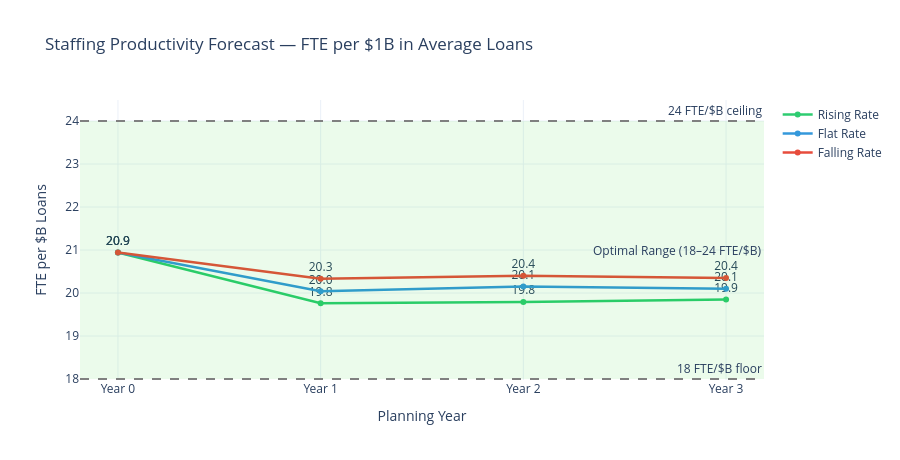

Notebook source saved alongside this figure:
### Code cell
# SECTION 7C — Staffing Forecast Line Chart with Benchmark Band
# Management wants FTE productivity to stay in the 18-24 FTE/$B band
# as loan volume grows — this chart makes deviations immediately visible

fig_fte = go.Figure()
all_years = ["Year 0"] + years

for name, df in scenario_results.items():
    fte_vals = [round(fte_count / (avg_loans_M / 1_000), 2)] + df["FTE per $B Loans"].tolist()
    fig_fte.add_trace(go.Scatter(
        x=all_years,
        y=fte_vals,
        mode="lines+markers+text",
        name=name,
        line=dict(color=SCENARIO_PARAMS[name]["color"], width=2.5),
        text=[f"{v:.1f}" for v in fte_vals],
        textposition="top center"
    ))

fig_fte.add_hrect(
    y0=FTE_LOWER, y1=FTE_UPPER,
    fillcolor="rgba(0,200,0,0.08)",
    line_width=0,
    annotation_text="Optimal Range (18–24 FTE/$B)",
    annotation_position="right"
)
fig_fte.add_hline(y=FTE_LOWER, line_dash="dash", line_color="gray",
                  annotation_text="18 FTE/$B floor")
fig_fte.add_hline(y=FTE_UPPER, line_dash="dash", line_color="gray",
                  annotation_text="24 FTE/$B ceiling")

fig_fte.update_layout(
    title="Staffing Productivity Forecast — FTE per $1B in Average Loans",
    yaxis_title="FTE per $B Loans",
    xaxis_title="Planning Year",
    height=460,
    template="plotly_white"
)
fig_fte.show()

### Figure 1 — Plotly figure (JSON) as saved in the notebook; plotly's stock layout.template omitted (floating-point values rounded to 4 significant figures)
{"data": [{"line": {"color": "#2ecc71", "width": 2.5}, "mode": "lines+markers+text", "name": "Rising Rate", "text": ["20.9", "19.8", "19.8", "19.9"], "textposition": "top center", "type": "scatter", "x": ["Year 0", "Year 1", "Year 2", "Year 3"], "y": [20.94, 19.76, 19.79, 19.85]}, {"line": {"color": "#3498db", "width": 2.5}, "mode": "lines+markers+text", "name": "Flat Rate", "text": ["20.9", "20.0", "20.1", "20.1"], "textposition": "top center", "type": "scatter", "x": ["Year 0", "Year 1", "Year 2", "Year 3"], "y": [20.94, 20.04, 20.15, 20.1]}, {"line": {"color": "#e74c3c", "width": 2.5}, "mode": "lines+markers+text", "name": "Falling Rate", "text": ["20.9", "20.3", "20.4", "20.4"], "textposition": "top center", "type": "scatter", "x": ["Year 0", "Year 1", "Year 2", "Year 3"], "y": [20.94, 20.33, 20.4, 20.35]}], "layout": {"annotations": [{"showarrow": false, "text": "Optimal Range (18–24 FTE/$B)", "x": 1, "xanchor": "right", "xref": "x domain", "y": 21, "yanchor": "middle", "yref": "y"}, {"showarrow": false, "text": "18 FTE/$B floor", "x": 1, "xanchor": "right", "xref": "x domain", "y": 18, "yanchor": "bottom", "yref": "y"}, {"showarrow": false, "text": "24 FTE/$B ceiling", "x": 1, "xanchor": "right", "xref": "x domain", "y": 24, "yanchor": "bottom", "yref": "y"}], "height": 460, "shapes": [{"fillcolor": "rgba(0,200,0,0.08)", "line": {"width": 0}, "type": "rect", "x0": 0, "x1": 1, "xref": "x domain", "y0": 18, "y1": 24, "yref": "y"}, {"line": {"color": "gray", "dash": "dash"}, "type": "line", "x0": 0, "x1": 1, "xref": "x domain", "y0": 18, "y1": 18, "yref": "y"}, {"line": {"color": "gray", "dash": "dash"}, "type": "line", "x0": 0, "x1": 1, "xref": "x domain", "y0": 24, "y1": 24, "yref": "y"}], "title": {"text": "Staffing Productivity Forecast — FTE per $1B in Average Loans"}, "xaxis": {"title": {"text": "Planning Year"}}, "yaxis": {"title": {"text": "FTE per $B Loans"}}}}
